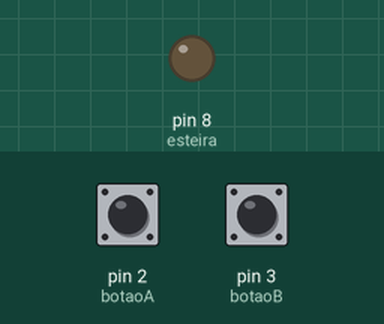
Bench run of a sketch on a simulated Arduino Uno, built with avr-gcc and run on an emulated ATmega328P. Parts: output pins drawn as LEDs (lit = HIGH). The test bench sets the inputs (shaded band); at power-on: pin 2 (botaoA) HIGH, pin 3 (botaoB) HIGH. What the sketch prints to the serial monitor is not drawn.

Above: at 1.2 s.
1.3 s: pin 2 (botaoA) pulled LOW for 0.15 s
At 2.5 s:
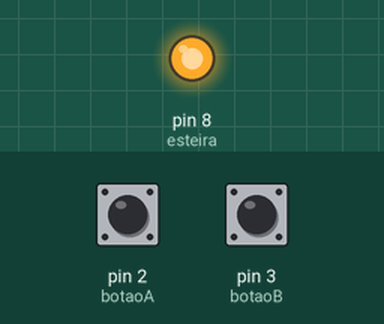
2.9 s: pin 3 (botaoB) pulled LOW for 0.15 s
Timing chart, 0 to 5.9 s (numbered marks = the images above; inputs shaded):
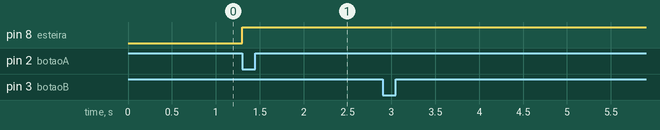

Measured:
- after the input at 1.3 s, pin 8 (esteira): LOW → HIGH at once
- after the input at 2.9 s, every drawn part: stays the same

The sketch:

17C.ino
```cpp
const int botaoA = 2; // start/reset (sensor presença)
const int botaoB = 3; // contador de caixas

const int esteira = 8; // LED 1

bool estadoA = 1;
bool estadoB = 1;

bool ultimoA = 1;
bool ultimoB = 1;

int contadorCaixas = 0;
int contadorLote = 0;

bool rodando = false;
bool pausado = false;

unsigned long tempoPausa = 0;
const int tempoParada = 3000; // 3s

void setup() {
  pinMode(botaoA, INPUT_PULLUP);
  pinMode(botaoB, INPUT_PULLUP);
  pinMode(esteira, OUTPUT);
  Serial.begin(115200);
}

void loop() {

  estadoA = digitalRead(botaoA);
  estadoB = digitalRead(botaoB);

  // ===== BOTÃO A (START / RESET) =====
  if (estadoA == 0 && ultimoA == 1) {

    if (contadorCaixas >= 20) {
      // reset total
      contadorCaixas = 0;
      contadorLote = 0;
      rodando = true;
    } else {
      // start normal
      rodando = true;
    }
  }

  // ===== CONTAGEM DE CAIXAS (BOTÃO B) =====
  if (estadoB == 0 && ultimoB == 1 && rodando && !pausado) {
    contadorCaixas++;
    contadorLote++;

    Serial.print("Total: ");
    Serial.println(contadorCaixas);
  }

  // ===== A CADA 5 CAIXAS → PAUSA =====
  if (contadorLote == 5) {
    pausado = true;
    tempoPausa = millis();
    contadorLote = 0;
  }

  // ===== CONTROLE DA PAUSA =====
  if (pausado) {
    digitalWrite(esteira, LOW);

    if (millis() - tempoPausa >= tempoParada) {
      pausado = false;
    }
  }

  // ===== PARA TOTAL EM 20 CAIXAS =====
  if (contadorCaixas >= 20) {
    rodando = false;
    digitalWrite(esteira, LOW);
  }

  // ===== ESTEIRA LIGADA =====
  if (rodando && !pausado) {
    digitalWrite(esteira, HIGH);
  }

  ultimoA = estadoA;
  ultimoB = estadoB;
}
```
